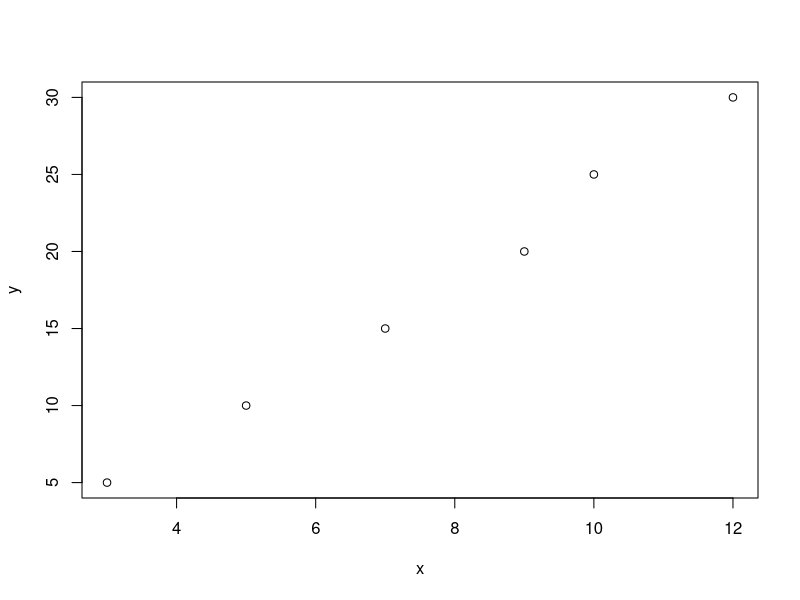
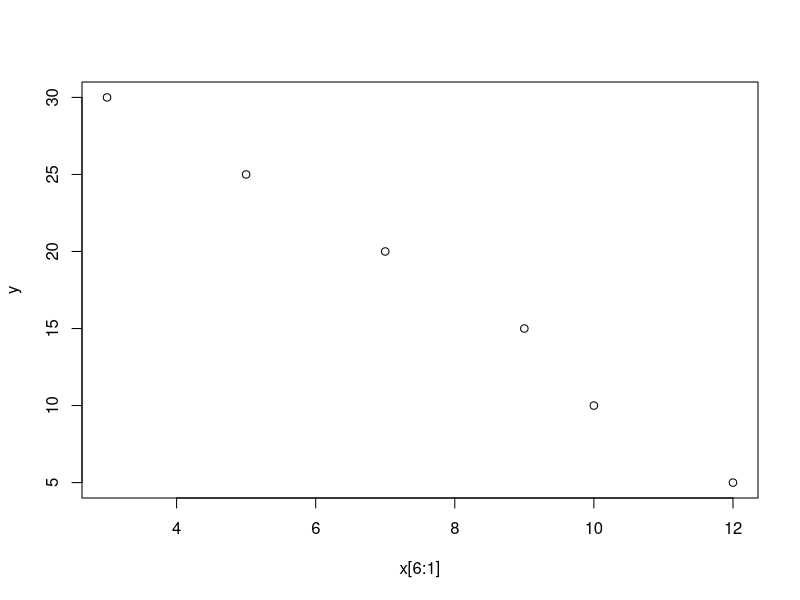
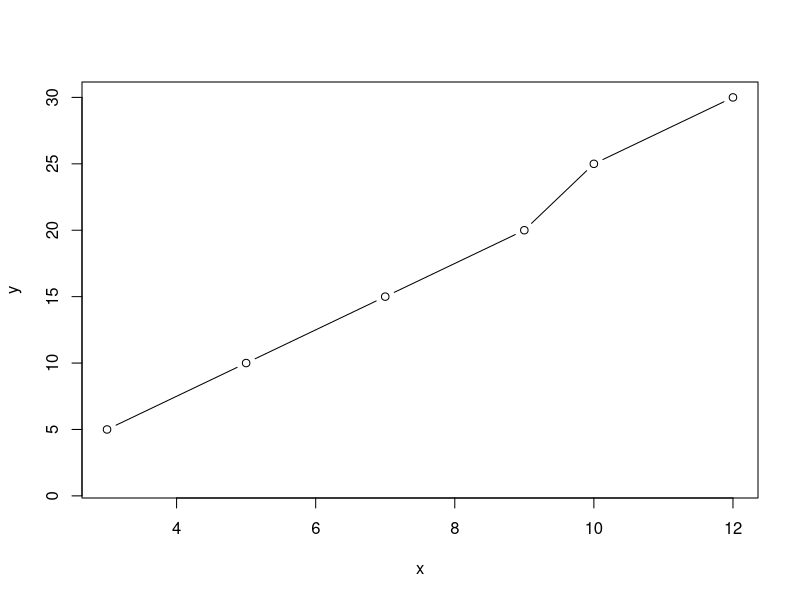
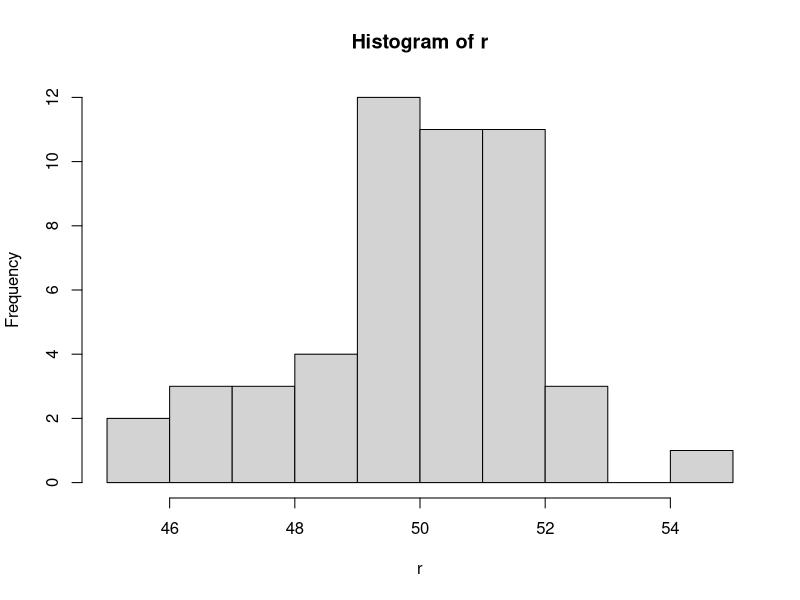
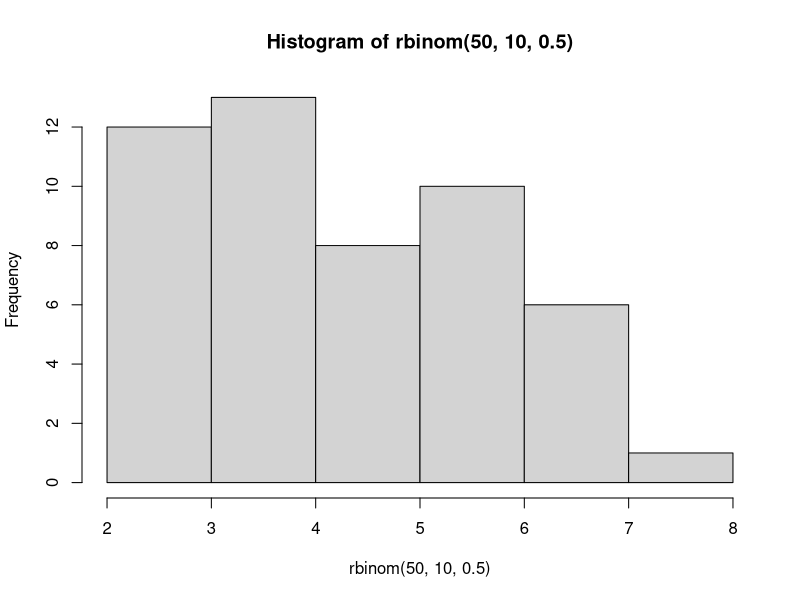

R code for these plots, in order:
#data type double is default
x<-2
x

typeof(x)

#Data type enforcing interger
x<-2L
typeof(x)

x<- 2147483647L  #max interger value, > that this is max value

.Machine$integer.max

.Machine$double.xmax
.Machine$double.xmin


is.integer(x)
is.double(x)


#Data type complex
x<- 2+3i

typeof (x)
typeof (2.3+5L)

#operations using variables

?srqt

sqrt (4)

#Exponent

x^2

#logarithm

log (16,2)
log2 (16)
log10 (25)

19000e-5

1.9e2

#vectors

x<-1

typeof (x)

class(x)

seq(10,20, by =2)

seq(10,20, length.out = 5)

x<-1:10
x

x<- c(3,5,7,9,10,12) #c- combine function
x

is.vector(x)

x[3]
x[1:2]

x[c(1,3)]
x[-2]

y <- c(5,10,15,20,25,30)

x[6:1]
plot (x,y)

cor(x[6:1],y)

plot (x[6:1],y)

plot (x,y,type = "b",ylim = c(1,30))

mean(y)
median(y)
mode(y)

rnorm (20)
r<-rnorm(50,mean =50, sd=2)
r
hist(r) #histogram plot

rbinom(50,10,0.5)

hist(rbinom(50,10,0.5))

set.seed(999) # set the same value algorithim for the rnorm/rbinom
rnorm(10,5,2)
set.seed(999)
rnorm(10,5,2)

min(x)
max(x)
range(y)
sum(y)
quantile(y)

rank(r)

#Rank methord
x2 <- c(3,2,1,4,5,6,8,9,4)

rank (x2,ties.method = "first") # first occurance wins

#Matrices

?matrix

m<- matrix(1:6,nrow =3)
m
m<- matrix(c(1:6),ncol =3)
m
m<- matrix(c(1:6),ncol =3,byrow = T)
m
m<- matrix(c(1:6),nrow =3,byrow = F)
m

class (m)

#transpose
t(m)

#subsetting
m[1]
m[5]
m[3,2]
rownames(m)<=rownames(m,do.NULL = FALSE,prefix = "Test.")
colnames(m)<=colnames(m,do.NULL = FALSE,prefix = "Test.")
m

# creating Arrays
